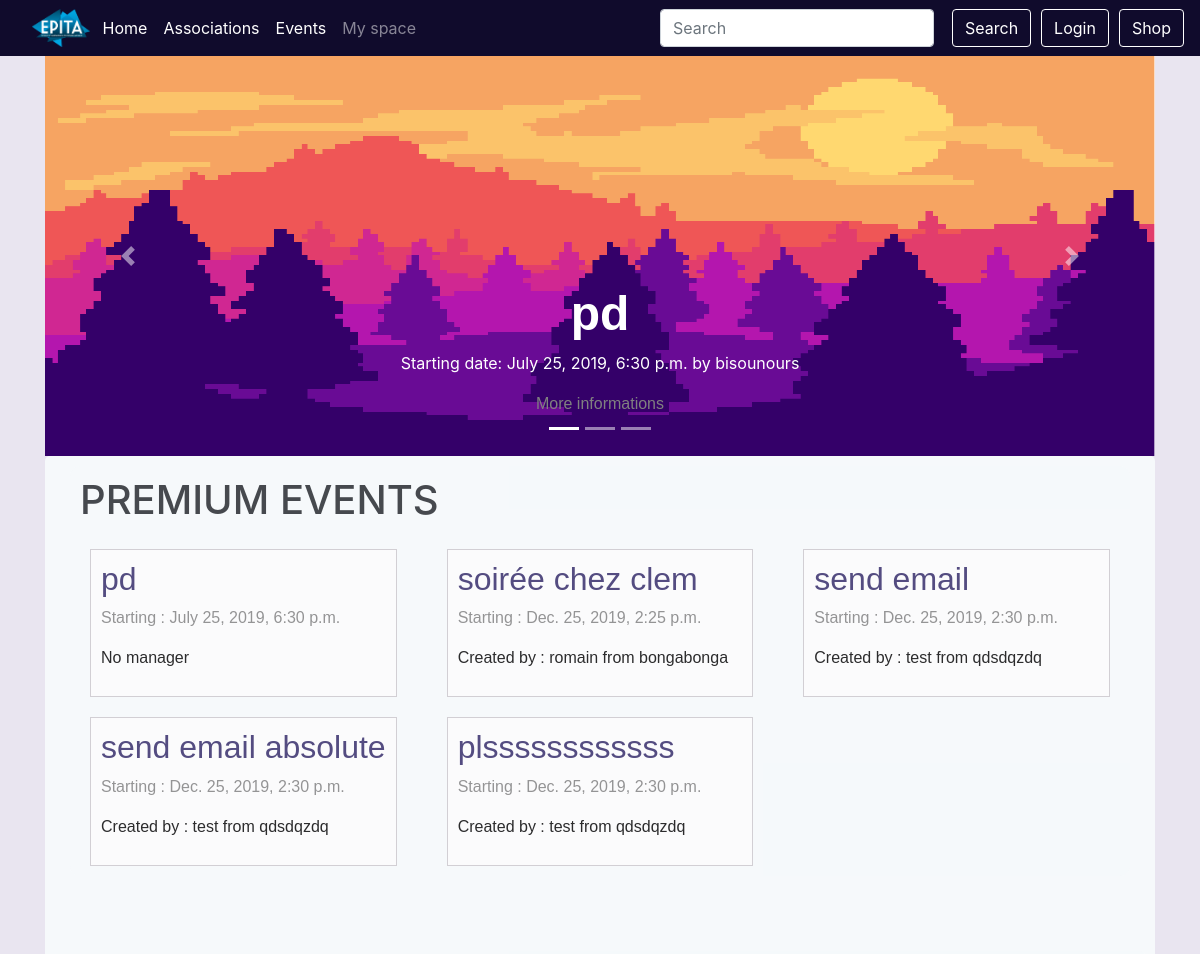
/ (upper part), run on an earlier commit of the app's database.
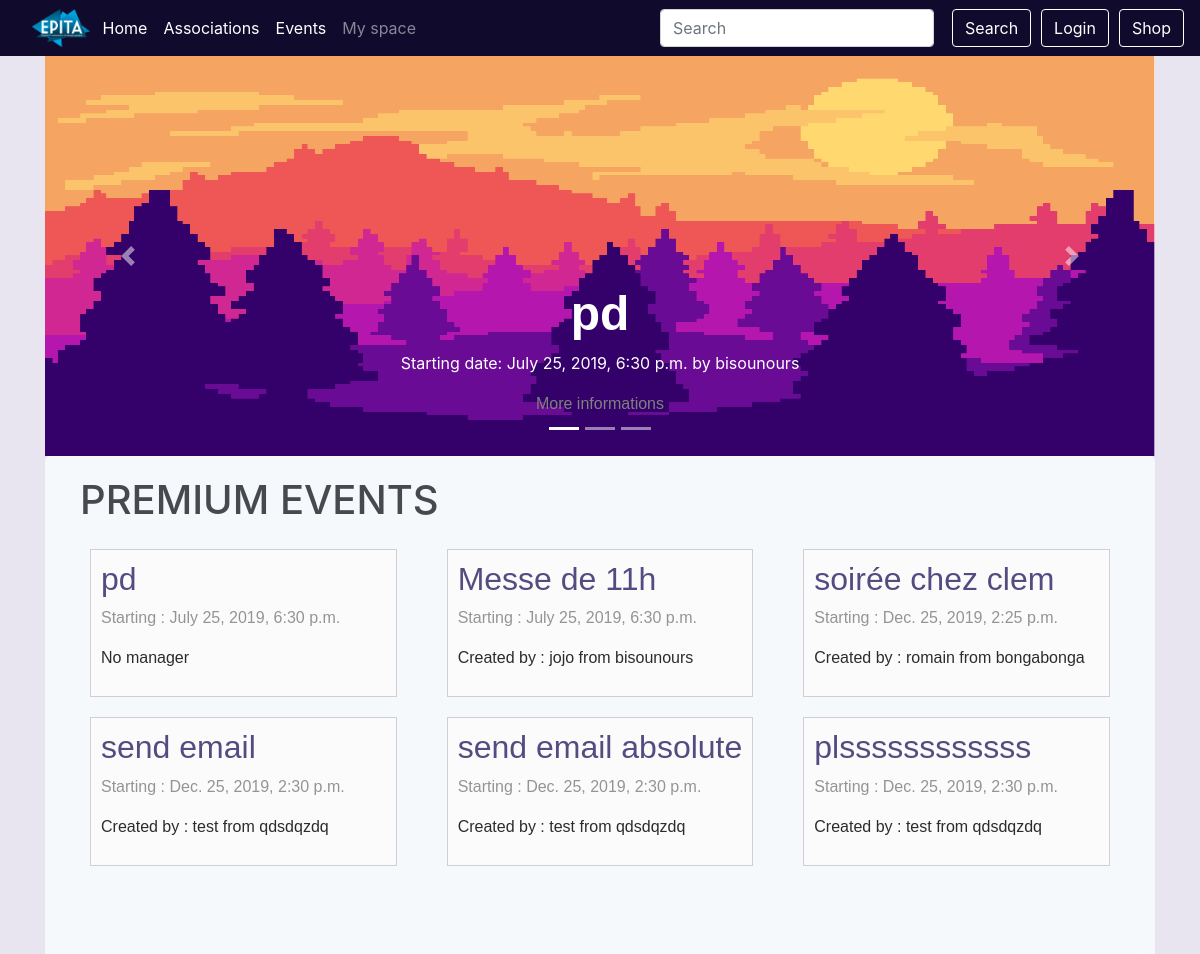
And on a later commit of the database.
### event/models.py (models this page shows, shortened)
class Event(models.Model):
    PENDING = 'P'
    APPROVED = 'A'
    VALIDATED = 'V'
    REFUSED = 'R'
    CANCELABLE = 'c'
    CANCELED = 'C'
    EVENT_STATE_CHOICES = (
        (PENDING, _("Pending")),
        (APPROVED, _("Approved")),
        (REFUSED, _("Refused")),
        (CANCELED, _("Canceled")),
        (CANCELABLE, _("Canceled by the president")),
        (VALIDATED, _("Validated by the president")),
    )
    title = models.CharField(_("Title of the event"), max_length=64,
                             validators=[UnicodeValidator()],
                             help_text=_("max 64 characters"))
    event_state = models.CharField(_("State of the event"), max_length=1,
                                   choices=EVENT_STATE_CHOICES,
                                   default=PENDING)
    manager_id = models.ForeignKey(Manager, on_delete=models.SET_NULL,
                                   null=True, blank=True)
    start = models.DateTimeField(_("Start date and time"))
    end = models.DateTimeField(_("End date and time"))
    ticket_deadline = models.DateTimeField(_("Deadline to buy tickets"),
                                           null=True, blank=True,
                                           help_text=_("if left empty, it is equal to start"))
    assos_id = models.ForeignKey(Association, on_delete=models.CASCADE,
                                 related_name='events')
    address_id = AddressField(on_delete=models.PROTECT)
    premium_flag = models.BooleanField(_("Premium"), default=False,
                                       help_text=_("Will be make it visible on the home page"))
    image = models.ImageField(_("Event's cover image"),
                              default='event_pics/default.jpg',
                              upload_to=get_upload_path_event)
    see_remaining = models.BooleanField(_("See remaining tickets"),
                                        default=False,
                                        help_text=_("if set to True, users will be able to see the remaining tickets on the event's page"))
    def __init__(self, *args, **kwargs):
        super(Event, self).__init__(*args, **kwargs)
        print('WOW')
    class Meta:
        verbose_name = (_("Event"))
        verbose_name_plural = (_("Events"))
        permissions = (
            ('access_dashboard', 'User can access this event\'s dashboard'),
            ('approve_event', 'User can approve of the event'),
            ('choose_premium', 'User can make an event premium or not'),
            ('cancel_event', 'User can cancel the event'),
        )
    def get_absolute_url(self):
        return reverse('event:event_detail', kwargs={'pk': self.id})

class Manager(models.Model):
    user = models.ForeignKey(User, on_delete=models.CASCADE,
                             related_name="managerships")
    assos_id = models.ForeignKey(Association, on_delete=models.CASCADE,
                                 related_name='managers')
    member = CompositeOneToOneField(Member, on_delete=models.CASCADE,
                                    to_fields={"assos_id", "user"})
    class Meta:
        verbose_name = _("Member of the Bureau")
        verbose_name_plural = _("Members of the Bureau")
    def __str__(self):
        return '%s from %s' % (self.user.username, self.assos_id.name)

class Association(models.Model):
    name = models.CharField(_("Name"), max_length=64, unique=True,
                            validators=[UnicodeValidator()],
                            help_text=_("64 characters max"))
    url = models.URLField(_("Association's website"), null=True, blank=True,
                          help_text=_("If your association has its own website"))
    class Meta:
        verbose_name = _("Association")
        verbose_name_plural = _("Associations")
        permissions = (
            ('create_event', 'User can create an event'),
            ('manage_member', 'User can add and remove a member'),
            ('choose_staff', 'User can choose staff'),
            ('manage_manager', 'User can add and remove managers'),
            ('modify_event', 'User can modify an event'),
            ('remove_event', 'User can delete an event'),
            ('make_event_cancelable', 'User can cancel an event'),
            ('validate_event',
             'User can validate event and make it available for approval')
        )
    def __str__(self):
        return '%s' % (self.name)

### event/views.py (the view)
# urls.py: path('', views.IndexView.as_view(), name='index'),
class IndexView(generic.ListView):
    template_name = 'index.html'
    model = Event
    def get_context_data(self, **kwargs):
        context = super(IndexView, self).get_context_data(**kwargs)
        context['events'] = Event.objects.filter(start__gt=timezone.now(), premium_flag=True, event_state=Event.APPROVED).order_by('start')
        d = datetime.date.today()
        previous_month = datetime.date(year=d.year, month=d.month, day=1)  # find first day of current month
        previous_month = previous_month - datetime.timedelta(days=1)  # backs up a single day
        previous_month = datetime.date(year=previous_month.year, month=previous_month.month,
                                       day=1)  # find first day of previous month
        last_day = calendar.monthrange(d.year, d.month)
        next_month = datetime.date(year=d.year, month=d.month, day=last_day[1])  # find last day of current month
        next_month = next_month + datetime.timedelta(days=1)  # forward a single day
        next_month = datetime.date(year=next_month.year, month=next_month.month,
                                   day=1)  # find first day of next month
        cal = EventCalendar()
        html_calendar = cal.formatmonth(d.year, d.month, withyear=True)
        html_calendar = html_calendar.replace('<td ', '<td  width="150" height="150"')
        context['calendar'] = mark_safe(html_calendar)
        return context

### event/models.py (called while the page is built)
    def formatday(self, day, weekday, events):
        events_from_day = events.filter(start__day=day)
        events_html = '<ul style="height:50px; margin-bottom:10px;">'
        for event in events_from_day:
            events_html += "- " + event.title + "<br>"
        events_html += "</ul>"
        if day == 0:
            return '<td class="noday" style="border:solid 1px #e3e0e5;">&nbsp;</td>'  # day outside month
        else:
            return '<td class="%s" style="border:solid 1px #e3e0e5;" >%d%s</td>' % (self.cssclasses[weekday], day, events_html)

    def formatweek(self, theweek, events):
        s = ''.join(self.formatday(d, wd, events) for (d, wd) in theweek)
        return '<tr style="">%s</tr>' % s

### shop/cart.py (called while the page is built)
def _cart_id(request):
    if 'cart_id' not in request.session:
        request.session['cart_id'] = _generate_cart_id()
    return request.session['cart_id']

def _generate_cart_id():
    import string, random
    return ''.join([random.choice(string.ascii_letters + string.digits) for _ in range(50)])

def get_all_cart_items(request):
    return CartItem.objects.filter(cart_id = _cart_id(request))

def item_count(request):
    return get_all_cart_items(request).count()

### templates/index.html (shortened to what this page needs)
{% extends "base.html" %}
{% load guardian_tags %}
{% load static %}
{%block content %}
    <div class="main_body">
        <div style="
        " id="carouselExampleIndicators" class="carousel slide" data-ride="carousel">
            <ol class="carousel-indicators">
                <li data-target="#carouselExampleIndicators" data-slide-to="0" class="active"></li>
                <li data-target="#carouselExampleIndicators" data-slide-to="1"></li>
                <li data-target="#carouselExampleIndicators" data-slide-to="2"></li>
            </ol>
            <div class="carousel-inner">
                <div class="carousel-item active">
                    <img style="height:400px; width:max-content;" class="d-block w-100" src="{% static "img/index_event_carousel.png" %}" alt="First slide">
                    <div class="carousel-caption d-none d-md-block">
                        {% if events.0 %}
                        <h1 class="carousel-title">{{ events.0.title }}</h1>
                        <p>Starting date: {{ events.0.start }} by {{ events.0.assos_id }}</p>
                        <a class="event-link" href="{{events.0.get_absolute_url}}">
                            More informations
                        </a>
                        {% endif %}
                    </div>
                </div>
            </div>
            <a class="carousel-control-prev" href="#carouselExampleIndicators" role="button" data-slide="prev">
                <span class="carousel-control-prev-icon" aria-hidden="true"></span>
            </a>
            <a class="carousel-control-next" href="#carouselExampleIndicators" role="button" data-slide="next">
                <span class="carousel-control-next-icon" aria-hidden="true"></span>
            </a>
        </div>
        <div class="basic-block" style="margin-top:0px; margin-bottom:0px; padding-top:10px;">
        <div class="container-fluid actu-wraper">
            <div class="container actu" style="padding-bottom: 0px;">
                <h1 style="margin-bottom:15px;">PREMIUM EVENTS</h1>
                {% if events %}
                <div class="row">
                    {% for event in events %}
                    <article class="col-xs-12 col-sm-12 col-md-4 col-lg-4">
                        <a class="event-link" href="{{event.get_absolute_url}}">
                                <div class="event-block">
                                <h1 style="font-size:2rem; color:#312867;">{{ event.title }}</h1>
                                <p>Starting : {{ event.start }}</p>
                                {% if event.manager_id %}
                                <p style="color:black;">Created by : {{event.manager_id}}</p>
                                {% else %}
                                <p style="color:black;">No manager</p>
                                {% endif %}
                            </div>
                        </a>
                    </article>
                    {% endfor %}
                </div>
                {% else %}
                    <p style="font-size:2rem; padding-left:50px;">No events yet</p>
                {% endif %}
            </div>
        </div>
        </div>
    </div>
{% endblock content %}

What changed in the data, as far as the page shows it:
added Event: title "Messe de 11h", start "July 25, 2019, 6:30 p.m.", manager_id "jojo from bisounours"
